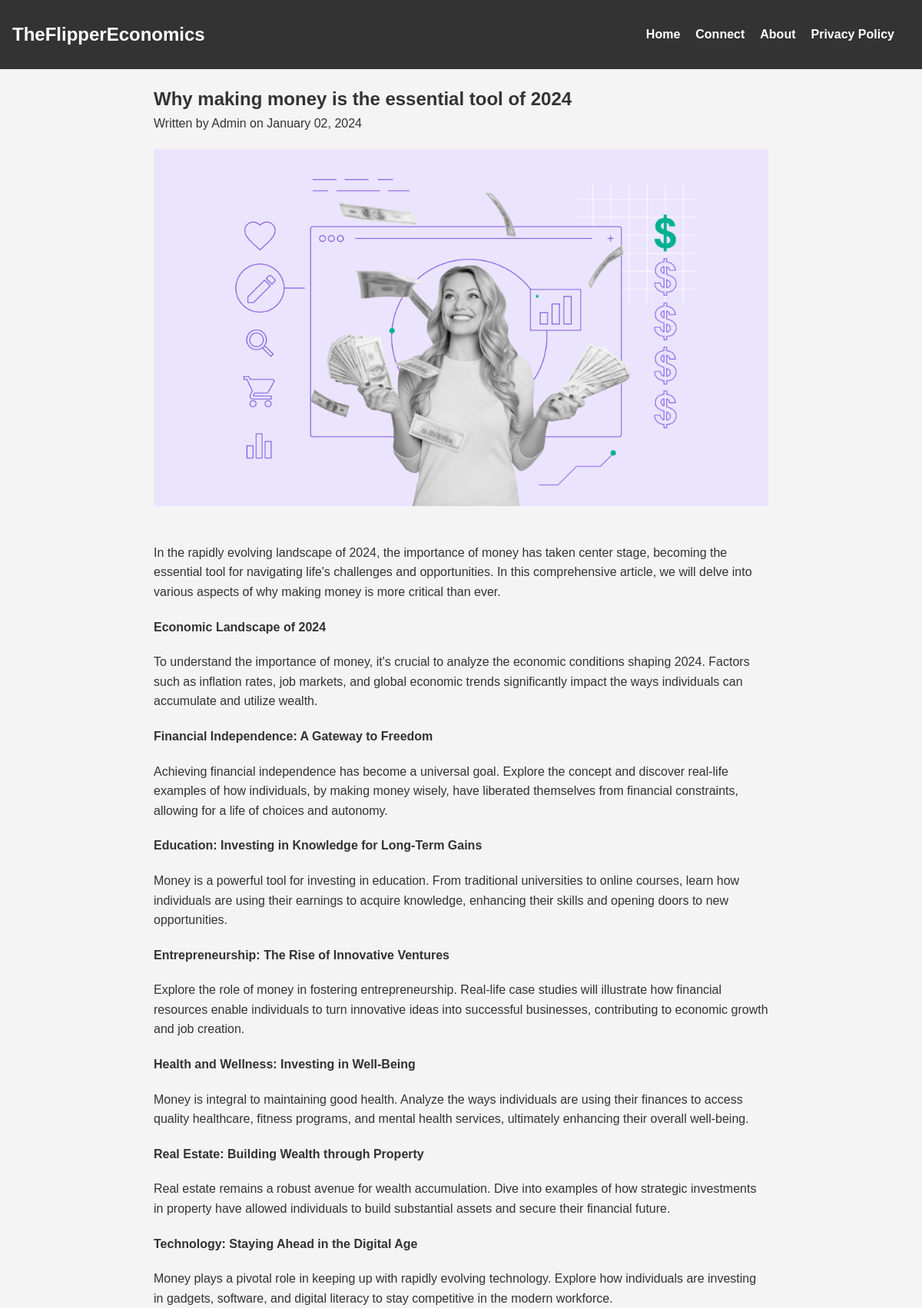
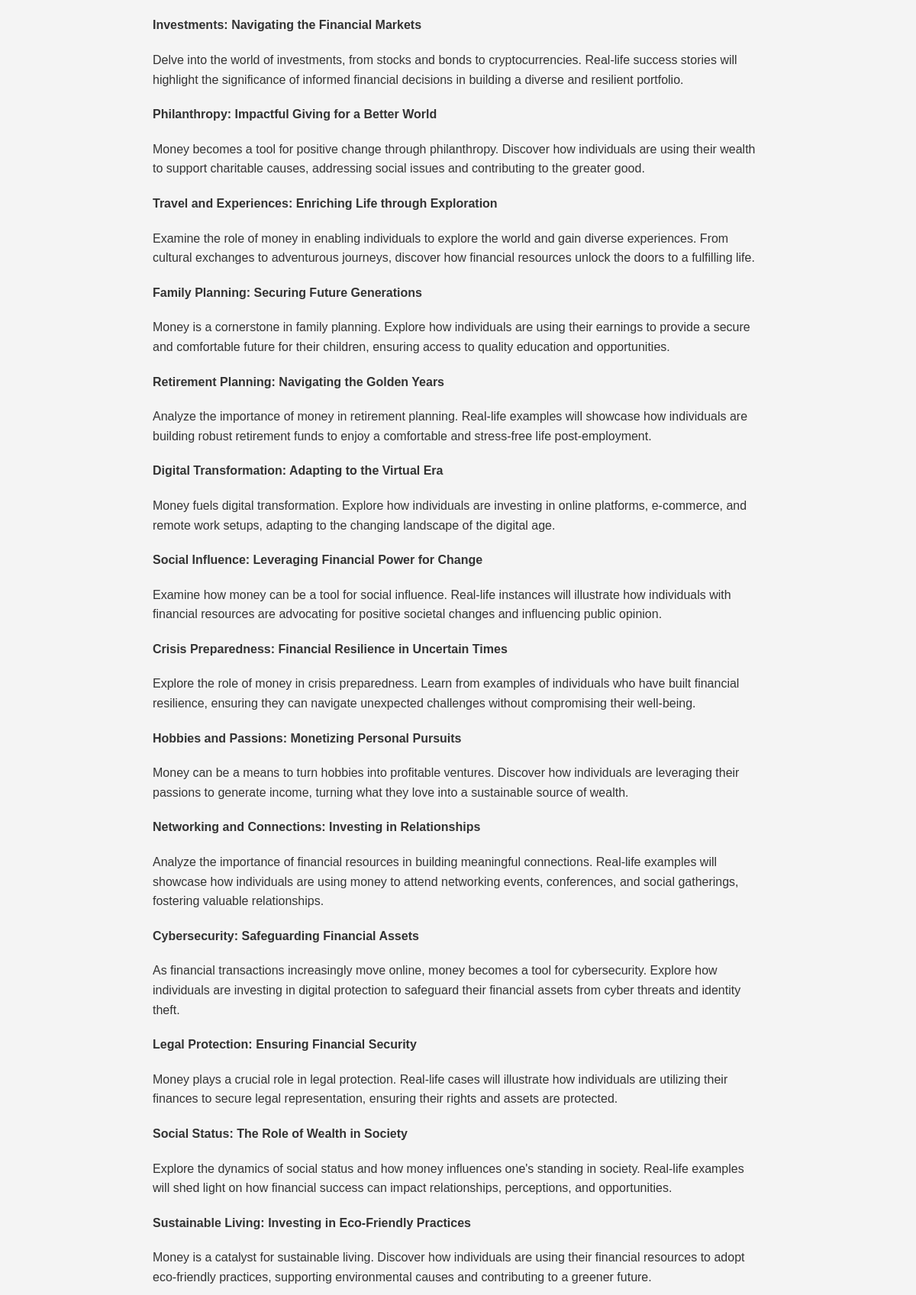
The page /articles/why-making-money-is-the-essential-tool-of-2024/ (upper part) on the database its author committed (2 pictures, top to bottom).
### Articles/models.py (models this page shows, shortened)
class Article(models.Model):
    title = models.CharField(max_length=200)
    content = models.TextField()
    pub_date = models.DateTimeField(auto_now_add=True)
    image = models.ImageField(upload_to='news_images/', blank=True, null=True)
    slug = models.SlugField(unique=True, blank=True)
    pcode = models.CharField(max_length=50, blank=True, null=True)

### Articles/views.py (the view)
# urls.py: path('articles/<slug:slug>/', views.article_detail, name='article_detail'),
def article_detail(request, slug):
    article = get_object_or_404(Article, slug=slug)
    try:
        next_article = Article.objects.filter(id__gt=article.id).order_by('id')[0]
    except IndexError:
        next_article = None
    ad_clicked = request.GET.get('ad_clicked', False)
    is_last_article = article.id == 11 and ad_clicked
    return render(request, 'article_detail.html', {
        'article': article,
        'next_article': next_article,
        'ad_clicked': ad_clicked,
        'is_last_article': is_last_article,
    })

### Articles/templates/article_detail.html (shortened to what this page needs)
{% extends 'layout.html' %}
{% block content %}
    <article>
        <h1>{{ article.title }}</h1>
        <p>Written by Admin on {{ article.pub_date|date:"F d, Y" }}</p>
        {% if article.image %}
            <img src="{{ article.image.url }}" alt="{{ article.title }}">
        {% endif %}
        <p>{{ article.content|safe }}</p>
    </article>
{% endblock %}

### Articles/static/css/styles.css (style rules this page uses)
body, h1, h2, h3, p { margin: 0; padding: 0; }
body { font-family: 'Arial', sans-serif; line-height: 1.6; font-size: 16px; background-color: #f4f4f4; color: #333; }
article { margin-bottom: 40px; }
article { max-width: 800px; margin: 0 auto; }
article img { width: 100%; height: auto; margin-bottom: 10px; }
article p { margin-bottom: 15px; }
article img { width: 100%; height: auto; margin-bottom: 20px; }
article p { margin-bottom: 20px; }

### rows shown on the page
Article: title "Why making money is the essential tool of 2024", pub_date "January 02, 2024", image (picture), content "In the rapidly evolving landscape of 2024, the importance of money has taken center stage, becoming the essential tool for navigating life's challenges and opportunities. In this comprehensive article, we will delve into various aspects of why making money is more critical than ever. Economic Landscape of 2024 To understand the importance of money, it's crucial to analyze the economic conditions shaping 2024. Factors such as inflation rates, job markets, and global economic trends significantly impact the ways individuals can accumulate and utilize wealth. Financial Independence: A Gateway to Freedom Achieving financial independence has become a universal goal. Explore the concept and…"
